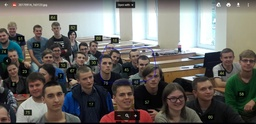
#> input picture image1.jpg, 256 x 124 px, shrunk from 1359 x 657 before the run
$ python transfer.py
#> lines starting #> are read from the running program, lines starting #| are printed output that depends on the picture
import math
import os

import matplotlib.pyplot as plt
from PIL import Image, ImageDraw  # Подключим необходимые библиотеки.


def sum3Tuple(a, b, c):
    y = [a[temp] + b[temp] + c[temp] for temp in range(0, min(len(a), len(b)))]
    return tuple(y)


def sumTuple(a, b):
    y = [a[temp] + b[temp] for temp in range(0, min(len(a), len(b)))]
    return tuple(y)


def sub3Tuple(a, b, c):
    y = [a[temp] - b[temp] - c[temp] for temp in range(0, min(len(a), len(b)))]
    return tuple(y)


def subTuple(a, b):
    y = [a[temp] - b[temp] for temp in range(0, min(len(a), len(b)))]
    return tuple(y)


def multTuple(a, b):
    y = [a[temp] * b[temp] for temp in range(0, min(len(a), len(b)))]
    return tuple(y)


def sqrtTuple(a):
    y = [math.floor(math.sqrt(a[temp])) for temp in range(0, len(a))]
    return tuple(y)


def maxTuple(a, b):
    y = [max(abs(a[temp]), abs(b[temp])) for temp in range(0, len(a))]
    return tuple(y)


def validateTuple(a):
    y = []
    for i in range(0, 3):
        if a[i] < 0:
            y.append(0)
        elif a[i] > 255:
            y.append(255)
        else:
            y.append(a[i])
    return tuple(y)


# [70 lines left out: functions toGrayScale, preparationLess, preparationMore, not called in this run]


def previsFilter(__input_name: str, __output_name: str):
#> called with __input_name = './image1.jpg', __output_name = 'filt.jpg'
    image = Image.open(__input_name)  # Открываем изображение.
#> image is the input picture: PIL image 256x124 RGB; mean R, G, B 107.6, 105, 100.6
    imageRes = Image.open(__input_name)  # Открываем изображение.
    drawRes = ImageDraw.Draw(imageRes)  # Создаем инструмент для рисования.
    width = image.size[0]  # Определяем ширину.
#> width = 256
    height = image.size[1]  # Определяем высоту.
#> height = 124
    pix = image.load()  # Выгружаем значения пикселей.

    for i in range(height):
        for j in range(width):
            if (0 < i < height - 2) and (0 < j < width - 2):
                GX = subTuple(sum3Tuple(pix[j - 1, i + 1], pix[j, i + 1], pix[j + 1, i + 1]),
                              sum3Tuple(pix[j - 1, i - 1], pix[j, i - 1], pix[j + 1, i - 1]))
                GY = subTuple(sum3Tuple(pix[j + 1, i - 1], pix[j + 1, i], pix[j + 1, i + 1]),
                              sum3Tuple(pix[j - 1, i - 1], pix[j - 1, i], pix[j - 1, i + 1]))
                pos = maxTuple(GX, GY)
                pos = validateTuple(pos)
                drawRes.point((j, i), pos)
    imageRes.save(__output_name, "JPEG")
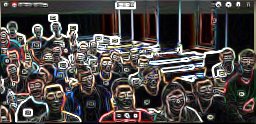
#> saved as filt.jpg: PIL image 256x124 RGB; mean R, G, B 75.4, 70.6, 68.8
    del image
    del imageRes
    del drawRes


# [32 lines left out: function histogram, not called in this run]


if __name__ == "__main__":
    F_MAX = 175
    G_MAX = 125

    G_MIN1 = 0
    F_MAX1 = 255
    F_MIN1 = 255 - G_MAX

    G_MAX2 = 255
    F_MIN2 = 0
    G_MIN2 = 255 - F_MAX

    # [8 lines of commented-out code are left out]
    print("filter ...")
    previsFilter("./image1.jpg", "filt.jpg")

    # [6 lines of commented-out code are left out]
